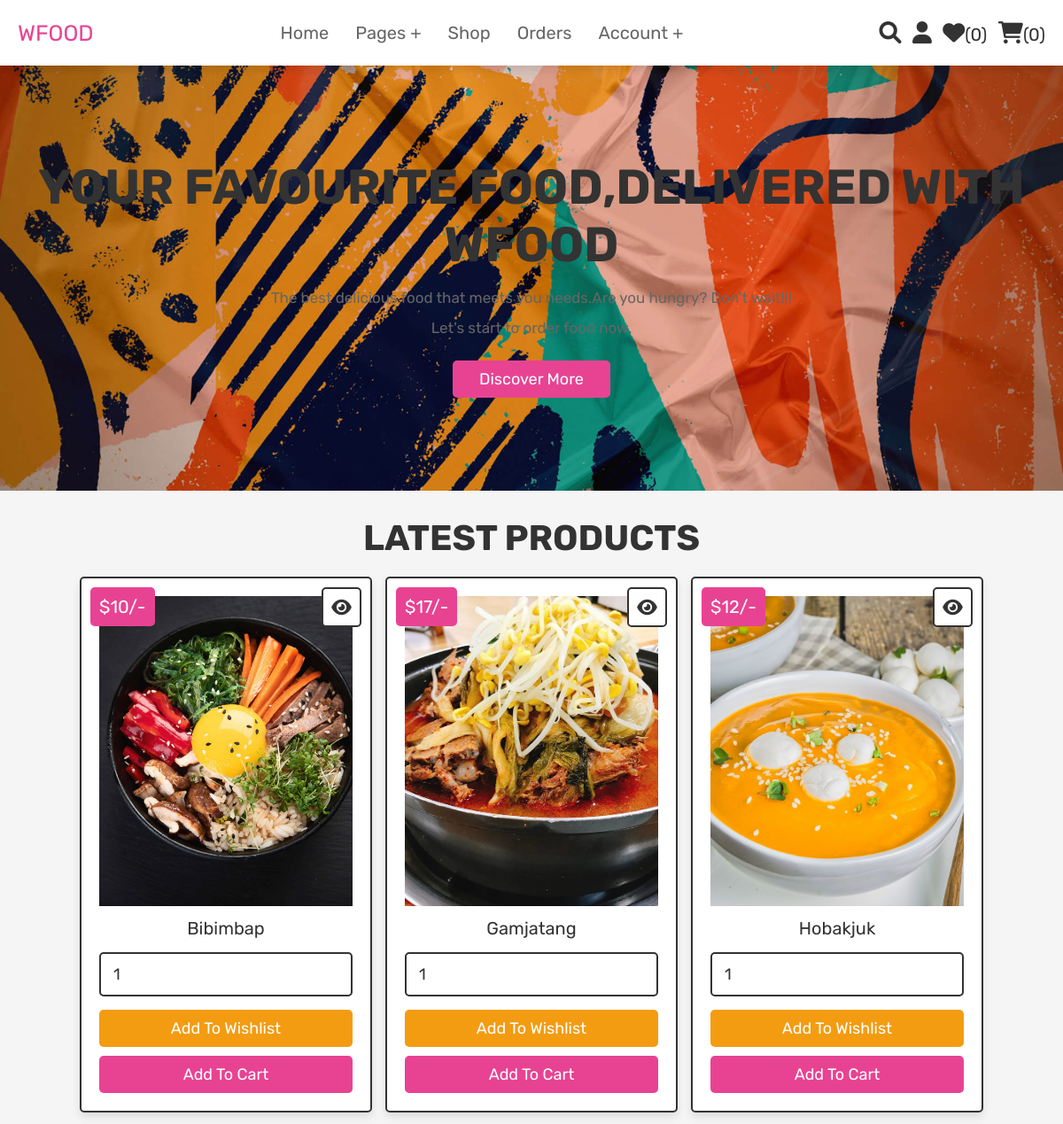
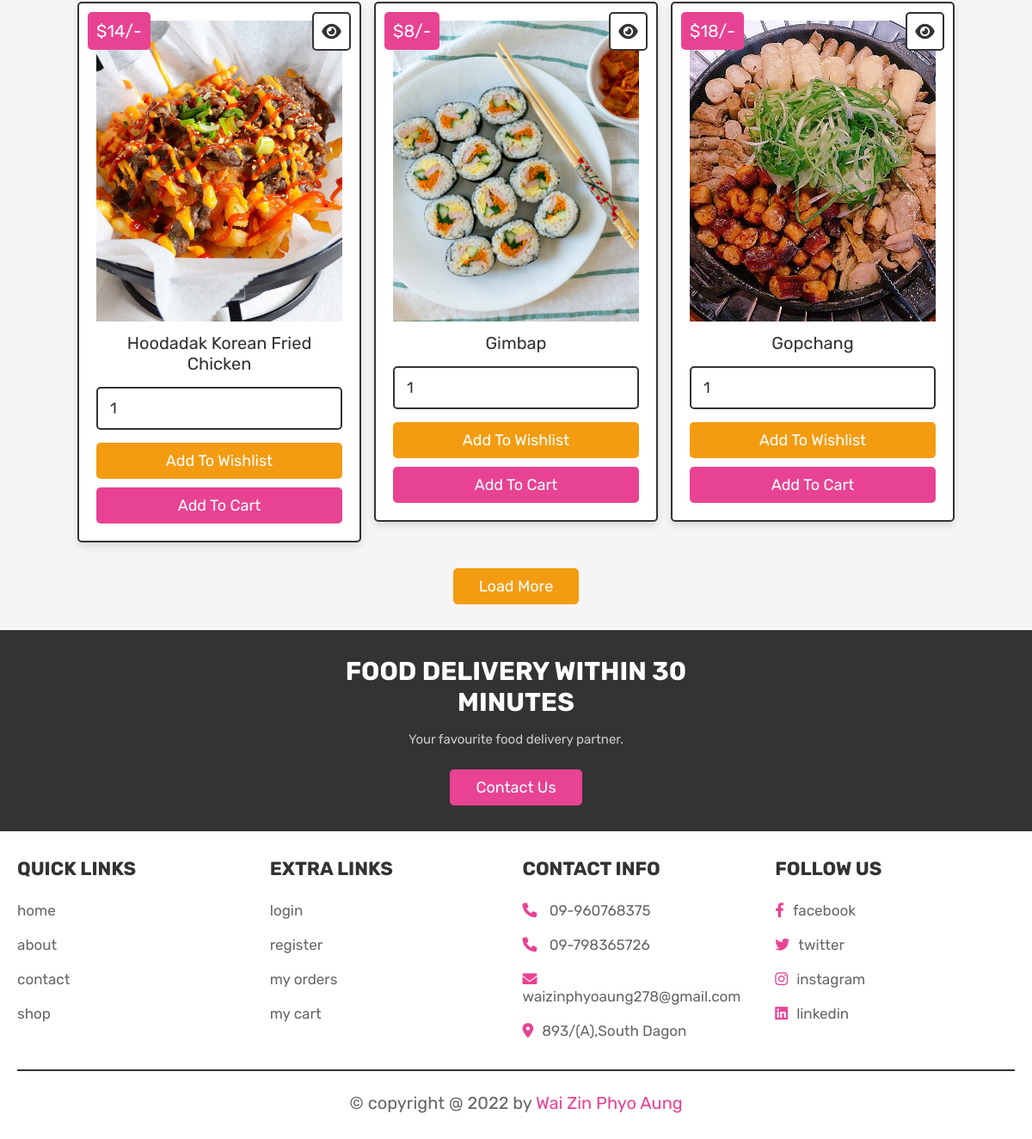
Page /home.php (signed in) on the committed database (2 pictures, top to bottom).
### tables this page shows
CREATE TABLE `products` (
  `id` int(100) NOT NULL,
  `name` varchar(100) NOT NULL,
  `details` varchar(500) NOT NULL,
  `price` int(100) NOT NULL,
  `image` varchar(100) NOT NULL
);

### home.php (the view, shortened to what this page needs)
<?php
@include 'config.php';
$user_id = $_SESSION['user_id'];
?>
<!DOCTYPE html>
<html lang="en">
<head>
   <link rel="stylesheet" href="https://cdnjs.cloudflare.com/ajax/libs/font-awesome/6.0.0/css/all.min.css">
   <link rel="stylesheet" href="css/style.css">
</head>
<body>
<?php @include 'header.php'; ?>
<section class="home">
   <div class="content">
      <h3>Your Favourite Food,Delivered With WfOOD</h3>
      <p>The best delicious food that meets you needs.Are you hungry? Don't wait!!! Let's start to order food now.</p>
      <a href="about.php" class="btn">discover more</a>
   </div>
</section>
<section class="products">
   <h1 class="title">latest products</h1>
   <div class="box-container">
      <?php
         $select_products = mysqli_query($conn, "SELECT * FROM `products` LIMIT 6") or die('query failed');
         if(mysqli_num_rows($select_products) > 0){
            while($fetch_products = mysqli_fetch_assoc($select_products)){
      ?>
      <form action="" method="POST" class="box">
         <a href="view_page.php?pid=<?php echo $fetch_products['id']; ?>" class="fas fa-eye"></a>
         <div class="price">$<?php echo $fetch_products['price']; ?>/-</div>
         <img src="uploaded_img/<?php echo $fetch_products['image']; ?>" alt="" class="image">
         <div class="name"><?php echo $fetch_products['name']; ?></div>
         <input type="number" name="product_quantity" value="1" min="0" class="qty">
         <input type="submit" value="add to wishlist" name="add_to_wishlist" class="option-btn">
         <input type="submit" value="add to cart" name="add_to_cart" class="btn">
      </form>
      <?php
         }
      }else{
         echo '<p class="empty">no products added yet!</p>';
      }
      ?>
   </div>
   <div class="more-btn">
      <a href="shop.php" class="option-btn">load more</a>
   </div>
</section>
<section class="home-contact">
   <div class="content">
      <h3>Food Delivery Within 30 minutes</h3>
      <p>Your favourite food delivery partner.</p>
      <a href="contact.php" class="btn">contact us</a>
   </div>
</section>
<?php @include 'footer.php'; ?>
</body>
</html>

### header.php (shortened to what this page needs)
<header class="header">
    <div class="flex">
        <a href="home.php" class="logo">WFOOD</a>
        <nav class="navbar">
            <ul>
                <li><a href="home.php">home</a></li>
                <li><a href="#">pages +</a>
                </li>
                <li><a href="shop.php">shop</a></li>
                <li><a href="orders.php">orders</a></li>
                <li><a href="#">account +</a>
                </li>
            </ul>
        </nav>
        <div class="icons">
            <a href="search_page.php" class="fas fa-search"></a>
            <div id="user-btn" class="fas fa-user"></div>
            <?php
                $select_wishlist_count = mysqli_query($conn, "SELECT * FROM `wishlist` WHERE user_id = '$user_id'") or die('query failed');
                $wishlist_num_rows = mysqli_num_rows($select_wishlist_count);
            ?>
            <a href="wishlist.php"><i class="fas fa-heart"></i><span>(<?php echo $wishlist_num_rows; ?>)</span></a>
            <?php
                $select_cart_count = mysqli_query($conn, "SELECT * FROM `cart` WHERE user_id = '$user_id'") or die('query failed');
                $cart_num_rows = mysqli_num_rows($select_cart_count);
            ?>
            <a href="cart.php"><i class="fas fa-shopping-cart"></i><span>(<?php echo $cart_num_rows; ?>)</span></a>
        </div>
    </div>
</header>

### footer.php
<section class="footer">
    <div class="box-container">
        <div class="box">
            <h3>quick links</h3>
            <a href="home.php">home</a>
            <a href="about.php">about</a>
            <a href="contact.php">contact</a>
            <a href="shop.php">shop</a>
        </div>
        <div class="box">
            <h3>extra links</h3>
            <a href="login.php">login</a>
            <a href="register.php">register</a>
            <a href="orders.php">my orders</a>
            <a href="cart.php">my cart</a>
        </div>
        <div class="box">
            <h3>contact info</h3>
            <p> <i class="fas fa-phone"></i> 09-960768375 </p>
            <p> <i class="fas fa-phone"></i> 09-798365726 </p>
            <p> <i class="fas fa-envelope"></i> waizinphyoaung278@gmail.com </p>
            <p> <i class="fas fa-map-marker-alt"></i>893/(A),South Dagon </p>
        </div>
        <div class="box">
            <h3>follow us</h3>
            <a href="#"><i class="fab fa-facebook-f"></i>facebook</a>
            <a href="#"><i class="fab fa-twitter"></i>twitter</a>
            <a href="#"><i class="fab fa-instagram"></i>instagram</a>
            <a href="#"><i class="fab fa-linkedin"></i>linkedin</a>
        </div>
    </div>
    <div class="credit">&copy; copyright @ <?php echo date('Y'); ?> by <span>Wai Zin Phyo Aung</span> </div>
</section>

### rows in the picture
products: price "10", image (picture), name "Bibimbap"
products: price "17", image (picture), name "Gamjatang"
products: price "12", image (picture), name "Hobakjuk"
products: price "14", image (picture), name "Hoodadak Korean Fried Chicken"
products: price "8", image (picture), name "Gimbap"
products: price "18", image (picture), name "Gopchang"

### other values in the picture
$wishlist_num_rows "0"
$cart_num_rows "0"
